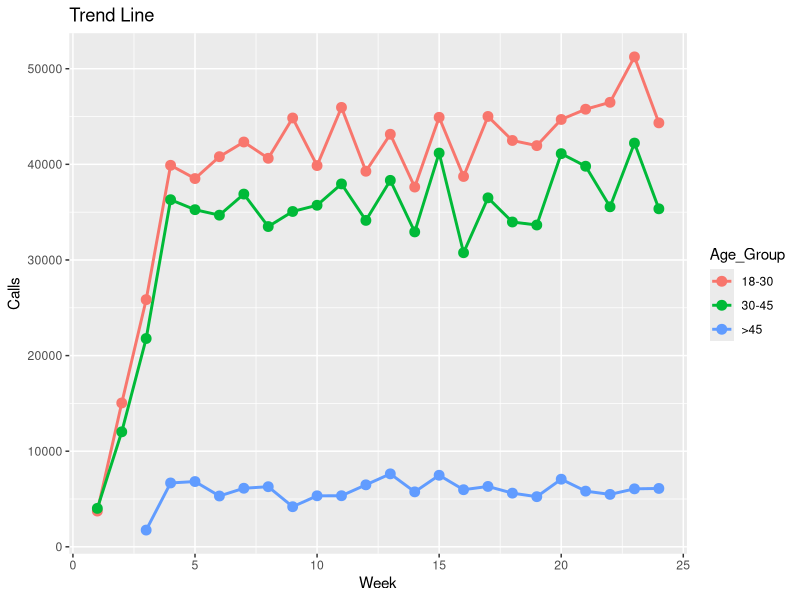

The R source for this figure:

library(ggplot2)

demo_data <- read.csv("./data/0104_exploratory_data_analysis/05_data_visualisation/TelecomData_CustDemo.csv", header = TRUE)
tx_data <- read.csv("./data/0104_exploratory_data_analysis/05_data_visualisation/TelecomData_WeeklyData.csv", header = TRUE)

w_data <- merge(demo_data, tx_data, by = ("CustID"), all = TRUE)
head(w_data)

w_data$Age_Group <- cut(w_data$Age, breaks = c(0, 30, 45, Inf), labels = c("18-30", "30-45", ">45"))
t_data <- aggregate(Calls ~ Week + Age_Group, data = w_data, FUN = sum)

ggplot(t_data, aes(x = Week, y = Calls, colour = Age_Group)) + 
  geom_line(linewidth = 1) + 
  geom_point(size = 3) + 
  labs(y = "Calls", title = "Trend Line")
